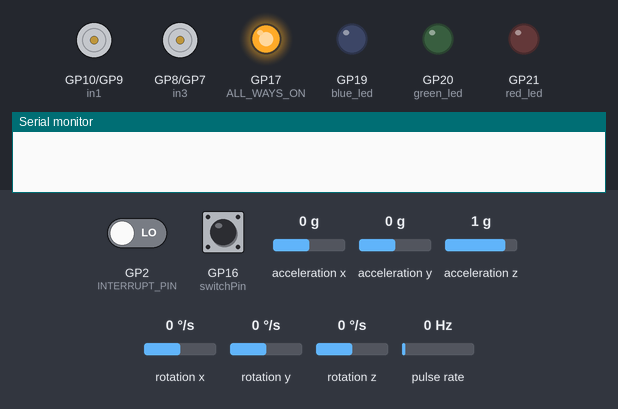
A program run on a simulated Raspberry Pi Pico. Parts: motor-driver pin pairs drawn as motors (green arrow = first pin HIGH = forward, orange = second pin HIGH = backward, longer = more drive, scaled by the enable pin), output pins drawn as LEDs (lit = HIGH), the last lines printed to the serial monitor. Wiring (inferred from the names in the program): pulse sensor: data GP14. The test bench sets the inputs (shaded band); at power-on: GP16 (switchPin) LOW, pulse rate 0 Hz, rotation z 0 °/s, acceleration z 1 g, GP2 (INTERRUPT_PIN) LOW, acceleration x 0 g, acceleration y 0 g, rotation x 0 °/s, rotation y 0 °/s. The sensor or clock chip raises its interrupt line as the real part does.

Above: at 2.7 s.
2.8 s: GP16 (switchPin) pulled HIGH for 0.15 s
At 5.6 s:
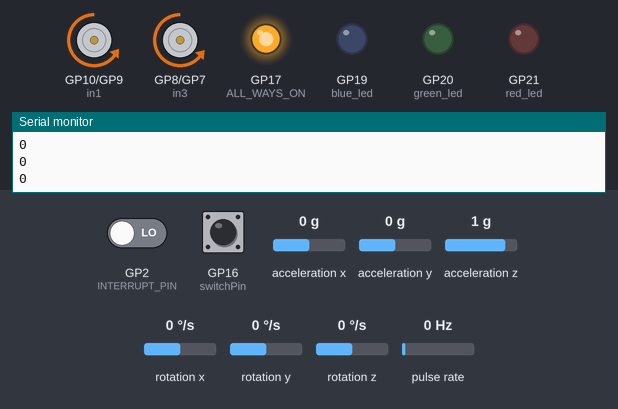
5.9 s: pulse rate (sensor on GP14) set to 12 Hz
8.9 s: pulse rate (sensor on GP14) set to 15 Hz
At 11.7 s:
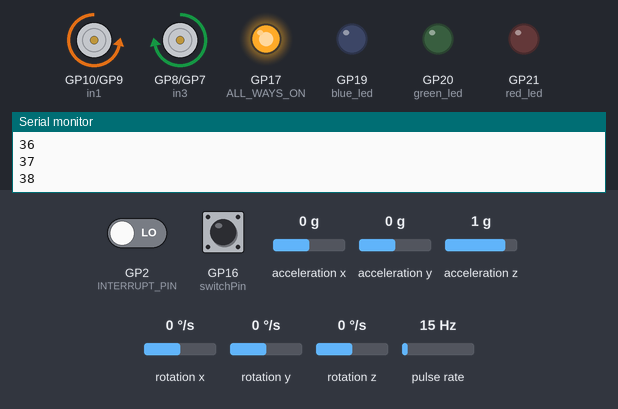
11.9 s: rotation z set to -2 °/s
13.4 s: rotation z set to -5 °/s
At 16.1 s:
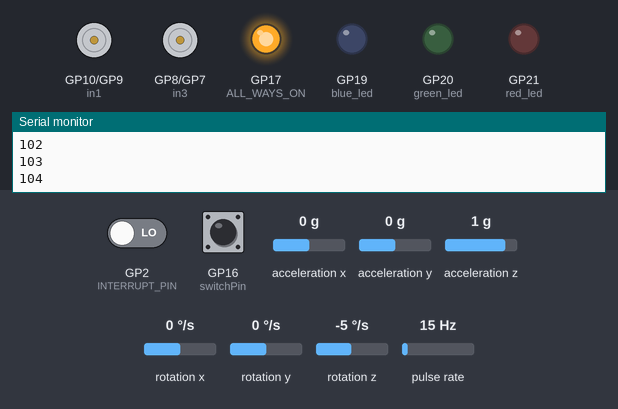
16.4 s: acceleration z set to 0.1 g
17.9 s: acceleration z set to -0.2 g
Timing chart, 0 to 20.4 s (numbered marks = the images above; inputs shaded):
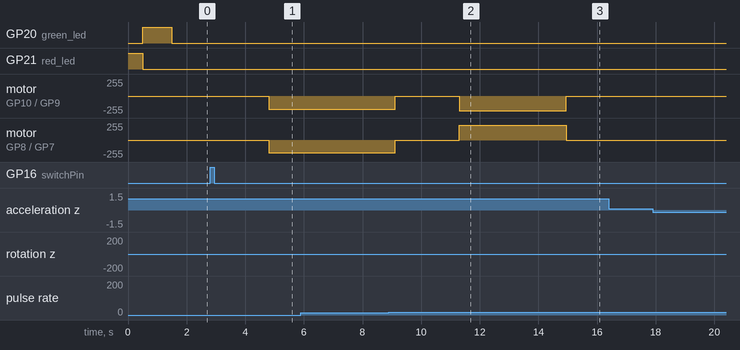

Measured:
- the behaviour switches between 13 and 14 Hz on pulse rate (sensor on GP14) (found by bisection; images 1 and 2)
- the behaviour switches between -3 and -4 °/s on rotation z (found by bisection; images 2 and 3)
- after the input at 2.8 s, motor on GP10 (in1) / GP9 (in2): stopped → backward 195/255 after 2.0 s; motor on GP8 (in3) / GP7 (in4): stopped → backward 192/255 after 2.0 s
- after the input at 13.4 s, motor on GP10 (in1) / GP9 (in2): backward 220/255 → stopped after 1.6 s; motor on GP8 (in3) / GP7 (in4): forward 220/255 → stopped after 1.6 s

The program:

main.cpp
```cpp
#include <Arduino.h>
#include "I2Cdev.h"
#include "MPU6050_6Axis_MotionApps20.h"

// MPU6050 variables
MPU6050 mpu;
bool dmpReady = false;
uint16_t packetSize;
uint16_t fifoCount;
uint8_t fifoBuffer[64];
Quaternion q;
VectorFloat gravity;
float ypr[3];
int16_t gyro[3];
const int INTERRUPT_PIN = 2;
volatile bool mpuInterrupt = false;
float target_angle = 0;

// Motor Driver
const int enA = 11; // right
const int in1 = 10;
const int in2 = 9;
const int enB = 6; // left
const int in4 = 7;
const int in3 = 8;
int left_speed = 195;
int right_speed = 190;

// encoder
const int encoderleft = 15;
const int encoderright = 14;
volatile uint32_t leftcount = 0;
volatile uint32_t rightcount = 0;
int target_count = 0;

// encoder variables
const float encoder_resolution = 21.0;
const float wheel_diameter = 6.9;
const float wheel_circumference = 3.14159 * wheel_diameter;

// Ultrasonic sensor variables
const int TRIG = 13;
const int ECHO = 12;
long duration;
int sum_distance;
const int PRE_DEF_ERROR_VAL = 400;
const int PRE_DEV_TARGET_DISTANCE = 20; // TODO cm value for predefined distance

// LED - PINS AND STATES
const int blue_led = 19;
const int red_led = 21;
const int green_led = 20;
boolean blue_led_state = false;
boolean red_led_state = false;
boolean green_led_state = false;

// LED - FUNCTIONS
void blue();
void red();
void green();
void reset();

// switch
const int switchPin = 16;
const int ALL_WAYS_ON = 17;
volatile bool switchPressed = false;

// function proto
void left();
void right();
void straight();
void stop();
void rotate(int target_angle, float angle, float angular_velocity);
void travel(int hold_angle, float angle, float angular_velocity, int target_count, int right_count);
// overloaded function
void travel(int hold_angle, float angle, float angular_velocity, int current_distance);
int distance(); // distance without PRE_DEF_ERROR_VAL

// array of int commands
//1000 is fpr ultrasonic sensor
//0,90,180,270 are for rotation
//anything other than the multiples of 90 are for distance (with encoders)
int commands[] = {40,90,40,180,40,270,40,0,40};
int command_length = sizeof(commands) / sizeof(commands[0]) - 1;
int command_index = 0;

// temporary delay
bool delay_temp = false;

void dmpDataReady()
{
  mpuInterrupt = true;
}

void setup()
{
  // LED
  pinMode(blue_led, OUTPUT_2MA);
  pinMode(red_led, OUTPUT_2MA);
  pinMode(green_led, OUTPUT_2MA);
  red();

  Serial.begin(115200);
  Wire.begin();
  Wire.setClock(400000);
  mpu.initialize();
  mpu.dmpInitialize();
  mpu.setXAccelOffset(-3699);
  mpu.setYAccelOffset(-2519);
  mpu.setZAccelOffset(1391);
  mpu.setXGyroOffset(-156);
  mpu.setYGyroOffset(-11);
  mpu.setZGyroOffset(-14);
  mpu.CalibrateAccel(6);
  mpu.CalibrateGyro(6);
  mpu.setDLPFMode(MPU6050_DLPF_BW_42);
  attachInterrupt(digitalPinToInterrupt(INTERRUPT_PIN), dmpDataReady, RISING);
  mpu.setDMPEnabled(true);
  dmpReady = true;
  packetSize = mpu.dmpGetFIFOPacketSize();

  // Motor Driver
  pinMode(enA, OUTPUT); // left
  pinMode(in1, OUTPUT);
  pinMode(in2, OUTPUT);
  pinMode(enB, OUTPUT); // right
  pinMode(in4, OUTPUT);
  pinMode(in3, OUTPUT);

  // Switch
  pinMode(switchPin, INPUT_PULLDOWN);
  pinMode(ALL_WAYS_ON, OUTPUT);
  attachInterrupt(
      digitalPinToInterrupt(switchPin), []()
      {
        switchPressed = true;
        delay_temp = true; },
      RISING);
  digitalWrite(ALL_WAYS_ON, HIGH);
  switchPressed = false; // IMP

  // Ultrasonic sensor
  pinMode(TRIG, OUTPUT);
  pinMode(ECHO, INPUT);

  // converting  distance(cm) to encoder count
  for (int i = 0; i <= command_length; i++)
  {
    if ((!(commands[i] >= 1000)) && (!(commands[i] % 90 == 0))) // TODO point of failure - may be
    {

      float numRev = (float)commands[i] / wheel_circumference;
      commands[i] = round(numRev * encoder_resolution);
    }
  }
  reset();
  green();
  delay(1000);
  reset();
}

void setup1()
{

  pinMode(encoderright, INPUT_PULLUP);
  attachInterrupt(
      digitalPinToInterrupt(encoderright), []()
      { rightcount++

      ;Serial.println(rightcount); },
      RISING);
}

void loop()
{
  if (switchPressed)
  {
    if (delay_temp)
    {
      delay(2000);
      delay_temp = false;
    }

    if (!dmpReady)
      return;

    if (mpu.dmpGetCurrentFIFOPacket(fifoBuffer))
    {
      mpu.dmpGetQuaternion(&q, fifoBuffer);
      mpu.dmpGetGravity(&gravity, &q);
      mpu.dmpGetYawPitchRoll(ypr, &q, &gravity);
      mpu.dmpGetGyro(gyro, fifoBuffer);
      float angle = ypr[0] * 180 / M_PI;
      float angular_velocity = gyro[2];

      if (command_index > command_length)
      {
        switchPressed = false;
        command_index = 0;
        return;
      }
      else
      {
        if ((commands[command_index]) % 90 == 0)
        {
          if (commands[command_index] != 0)
          {
            if (angle < 0)
            {
              angle = 360 + angle;
            }
          }
          target_angle = commands[command_index];
          rotate(target_angle, angle, angular_velocity);
        }
        else
        {
          if (target_angle != 0)
          {
            if (angle < 0)
            {
              angle = 360 + angle;
            }
          }
          if (commands[command_index] >= 1000)
          {
            int current_distance = distance();
            travel(target_angle, angle, angular_velocity, current_distance);
          }
          else
          {
            target_count = commands[command_index];
            int right_count = rightcount;
            Serial.println(right_count);
            travel(target_angle, angle, angular_velocity, target_count, right_count);
          }
        }
      }
    }
  }
}

void rotate(int target_angle, float angle, float angular_velocity)
{
  int deltaAngle = round(target_angle - angle);
  int target_angular_velocity;

  if ((abs(deltaAngle) <= 1) && abs(angular_velocity) == 0) // IMPORTANT
  {
    stop();
    command_index++;
    left_speed = 210;
    right_speed = 200;
    rightcount = 0;
    delay(2000);
    return;
  }
  else
  {
    if (angle > target_angle)
    {
      left();
    }
    else
    {
      right();
    }
  }

  if (abs(deltaAngle) > 30)
  {
    target_angular_velocity = 50;
  }
  else
  {
    target_angular_velocity = 2 * abs(deltaAngle);
  }

  if (round(target_angular_velocity - abs(angular_velocity)) == 0)
  {
    ;
  }
  else if (target_angular_velocity - abs(angular_velocity) > 0)
  {
    left_speed++;
  }
  else
  {
    left_speed--;
  }
  left_speed = constrain(left_speed, 0, 220);
  right_speed = left_speed;
  analogWrite(enB, right_speed);
  analogWrite(enA, left_speed);
}

void travel(int hold_angle, float angle, float angular_velocity, int target_count, int right_count)
{
  straight();

  if (target_count <= right_count)
  {
    stop();
    command_index++;
    rightcount = 0;
    left_speed = 195;
    right_speed = 192;
    delay(2000);
    return;
  }
  else
  {
    int delta_angle = round(hold_angle - angle);
    int target_angular_velocity;

    if (delta_angle > 30)
    {
      target_angular_velocity = 60;
    }
    else if (delta_angle < -30)
    {
      target_angular_velocity = -60;
    }
    else
    {
      target_angular_velocity = 2 * delta_angle;
    }
    angular_velocity = -1 * angular_velocity; // gyro data and accelerometer data are opposite
    if (round(target_angular_velocity - angular_velocity) == 0)
    {
      ;
    }
    else if (target_angular_velocity > angular_velocity)
    {
      left_speed++;
    }
    else
    {
      left_speed--;
    }

    left_speed = constrain(left_speed, 0, 203);
    right_speed = 192;
    analogWrite(enA, left_speed);
    analogWrite(enB, right_speed);
    delay(10);
  }
}

// overloaded function - to use ultrasonic sensor
void travel(int hold_angle, float angle, float angular_velocity, int current_distance)
{
  straight();
  if (PRE_DEV_TARGET_DISTANCE >= current_distance)
  {
    stop();
    command_index++;
    rightcount = 0;
    left_speed = 195;
    right_speed = 192;
    delay(2000);
    return;
  }
  else
  {
    int delta_angle = round(hold_angle - angle);
    int target_angular_velocity;

    if (delta_angle > 30)
    {
      target_angular_velocity = 60;
    }
    else if (delta_angle < -30)
    {
      target_angular_velocity = -60;
    }
    else
    {
      target_angular_velocity = 2 * delta_angle;
    }
    angular_velocity = -1 * angular_velocity; // gyro data and accelerometer data are opposite
    if (round(target_angular_velocity - angular_velocity) == 0)
    {
      ;
    }
    else if (target_angular_velocity > angular_velocity)
    {
      left_speed++;
    }
    else
    {
      left_speed--;
    }

    left_speed = constrain(left_speed, 0, 203);
    right_speed = 192;
    analogWrite(enA, left_speed);
    analogWrite(enB, right_speed);
  }
}

int distance() // TODO validate the function
{
  // int count = 0;
  // int sum = 0;
  // while (count < 5)
  // {
  //   digitalWrite(TRIG, LOW);
  //   delayMicroseconds(2);
  //   digitalWrite(TRIG, HIGH);
  //   delayMicroseconds(10);
  //   digitalWrite(TRIG, LOW);

  //   duration = pulseIn(ECHO, HIGH);
  //   sum_distance = (duration * 0.034) / 2;
  //   if (sum_distance > 300)
  //   {
  //     break;
  //   }
  //   sum = sum + sum_distance;
  //   count++;
  // }
  // return (sum / 5);

  digitalWrite(TRIG, LOW);
  delayMicroseconds(2);
  digitalWrite(TRIG, HIGH);
  delayMicroseconds(10);
  digitalWrite(TRIG, LOW);

  duration = pulseIn(ECHO, HIGH);
  sum_distance = (duration * 0.034) / 2;

  return sum_distance;
}

// motor functions
void right()
{
  digitalWrite(in1, LOW);
  digitalWrite(in2, HIGH);
  digitalWrite(in3, HIGH);
  digitalWrite(in4, LOW);
}

void left()
{
  digitalWrite(in1, HIGH);
  digitalWrite(in2, LOW);
  digitalWrite(in3, LOW);
  digitalWrite(in4, HIGH);
}

void straight()
{
  digitalWrite(in1, LOW);
  digitalWrite(in2, HIGH);
  digitalWrite(in3, LOW);
  digitalWrite(in4, HIGH);
}

void stop()
{
  analogWrite(enA, 0);
  analogWrite(enB, 0);
  digitalWrite(in1, LOW);
  digitalWrite(in2, LOW);
  digitalWrite(in3, LOW);
  digitalWrite(in4, LOW);
}

void blue()
{
  digitalWrite(blue_led, !blue_led_state);
  blue_led_state = !blue_led_state;
}

void red()
{
  digitalWrite(red_led, !red_led_state);
  red_led_state = !red_led_state;
}

void green()
{
  digitalWrite(green_led, !green_led_state);
  green_led_state = !green_led_state;
}

void reset()
{
  digitalWrite(blue_led, LOW);
  digitalWrite(red_led, LOW);
  digitalWrite(green_led, LOW);
  blue_led_state = false;
  red_led_state = false;
  green_led_state = false;
}
```
